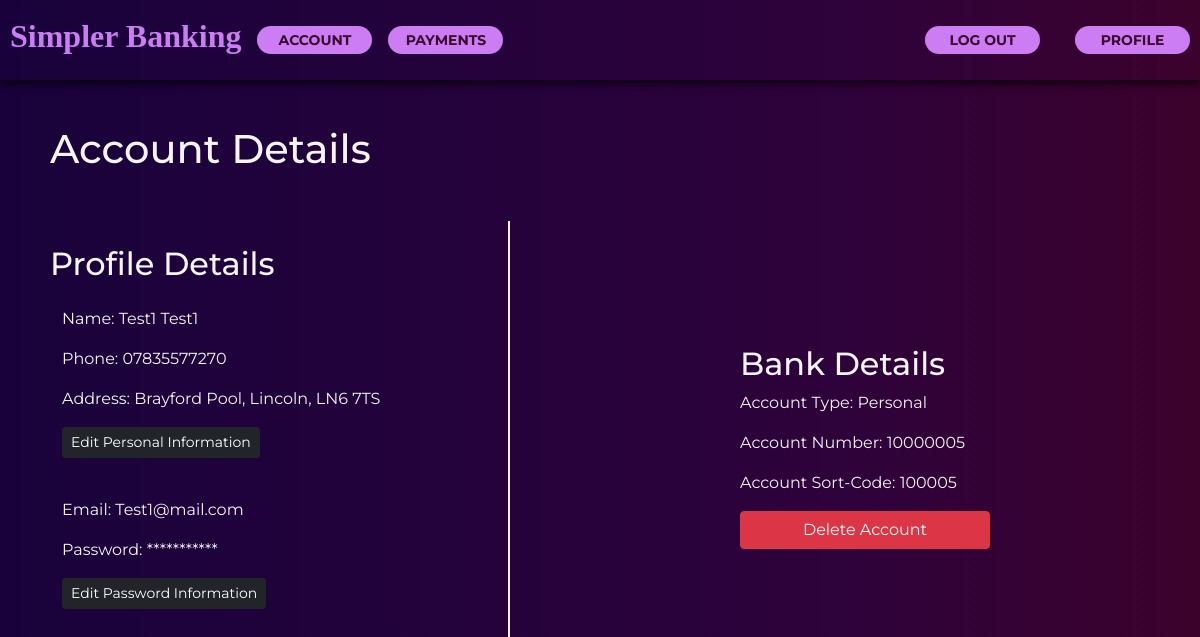
Screenshot of /transaction/details/ (signed in) with the database file from the repository.
### banking/models.py (models this page shows, shortened)
class User(AbstractUser):
    username = None
    email = models.EmailField(unique=True, max_length = 254)
    middle_name = models.CharField(max_length=100, null=True,)
    phone_number = models.CharField(max_length=15, blank=True, null=True)
    date_of_birth = models.DateField(null=True)
    city = models.CharField(max_length = 64, default="Lincoln")
    address = models.CharField(max_length=200, default="Brayford Pool")
    postcode = models.CharField(max_length=8, default="LN6 7TS")
    objects = UserManager()
    USERNAME_FIELD = 'email'
    REQUIRED_FIELDS = []

class BankAccount(models.Model):
    user = models.OneToOneField(
        User,
        related_name='account',
        on_delete=models.CASCADE,
    )
    account_type = models.CharField(max_length = 32, default="Personal")
    account_number = models.PositiveIntegerField(unique=True)
    account_sort_code = models.PositiveIntegerField(unique=True)
    balance = models.DecimalField(
        default=0,
        max_digits=12,
        decimal_places=2
    )

### transaction/views.py (the view)
# urls.py: path('details/', UserDetails, name="details" ),
@login_required
def UserDetails(request):
    return render(request,'details.html',{'user': request.user})

### transaction/templates/details.html (shortened to what this page needs)
{% extends 'base.html' %}
{% load static %}
{% block head %}
<link href="https://cdn.jsdelivr.net/npm/bootstrap@5.0.2/dist/css/bootstrap.min.css" rel="stylesheet">
<link rel="stylesheet" type="text/css" href="{% static 'home\styles.css' %}">
<link rel="stylesheet" type="text/css" href="{% static 'home\details-styles.css' %}">
{% endblock %}
{% block header%}
    <header>
        <div class="header-container">
            <div class="header-left">
                <h1>Simpler Banking</h1>
                <a  class="header-button" href="{% url 'banking:dashboard' %}" >Account</a>
                <a  class="header-button" href="{% url 'transaction:payments' %}" >Payments</a>
            </div>
            <div class="header-right">
                <a  class="header-button" href="{% url 'banking:logout' %}" >Log Out</a>
                <a  class="header-button" href="{% url 'transaction:details' %}" >Profile</a>
            </div>
        </div>
    </header>
    {% endblock %}
{% block main %}
<div class = "details-main">
    <h1 >Account Details</h1>
    <div class = "details-container">
        <div class="details-container-left pt-4">
            <h2>Profile Details</h2>
            <div class="container pt-3 pb-4">
                <div class="row pb-4">
                    <div class="pb-3">
                        <label for="name">Name:</label>
                        {{user.first_name}}
                        {{user.last_name}}
                    </div>
                    <div  class="pb-3">
                        <label for="phone">Phone:</label>
                        {{user.phone_number}}
                    </div>
                    <div  class="pb-3">
                        <label for="address">Address:</label>
                        {{user.address}}, {{user.city}}, {{user.postcode}}
                    </div>
                    <div  class="pb-3">
                        <a href="{% url 'transaction:change-details' %}" class="btn btn-sm btn-dark">Edit Personal Information</a>
                    </div>
                </div>
                <div class="row pb-4">
                    <div  class="pb-3">
                        <label for="email">Email:</label>
                        {{user.email}}
                    </div>
                    <div  class="pb-3">
                        <label for="password">Password:</label>
                        ***********
                    </div>
                    <div class="pb-3">
                        <a href="{% url 'transaction:change-password' %}" class="btn btn-sm btn-dark">Edit Password Information</a>
                    </div>
                </div>
            </div>
        </div>
        <div class="details-container-right">
            <h2>Bank Details</h2>
            <p style="text-transform: capitalize;">Account Type:    {{user.account.account_type}}
            <p>Account Number:    {{user.account.account_number}}</p>
            <p>Account Sort-Code:    {{user.account.account_sort_code}}</p>
            <a href="{% url 'transaction:delete-user' %}" class="btn btn-danger" style="width: 250px;">Delete Account</a>
        </div>
    </div>
</div>
{% endblock %}

### banking/static/home/styles.css (style rules this page uses)
body { color: whitesmoke; background: rgb(25,2,59); background: linear-gradient(90deg, rgba(25,2,59,1) 0%, rgba(46,2,59,1) 70%, rgba(59,2,44,1) 100%); font-family: "Montserrat", sans-serif; font-optical-sizing: auto; font-weight: 400; font-style: normal; }
header { color: #cc7df3; position: fixed; top: 0; left: 0; width: 100%; height: 80px; background: rgb(25,2,59); background: linear-gradient(90deg, rgba(25,2,59,1) 0%, rgba(46,2,59,1) 70%, rgba(59,2,44,1) 100%); box-shadow: 0 4px 8px rgb(0 0 0/70%); }
.header-button { background-color:#cc7df3; color: rgba(59,2,44,1); border-style: solid; border-color: rgb(245, 245, 245, 0); border-radius:25px; height: 35%; width: 115px; font-size: 14px; font-weight: bold; text-transform: uppercase; text-decoration: none; outline: none; align-content: center; text-align: center; }
.header-container { display: flex; justify-content: space-between; align-items: center; max-width: 1280px; height: 100%; margin: 0 auto; }
.header-container h1 { font-family: 'Garamond', serif; font-size: min(3.6vw, 32px); font-weight: 700; }
.header-left { display: flex; align-items: center; width: fit-content; height: 100%; padding-left: 10px; gap: 16px; }
.header-right { display: flex; align-items: center; width: fit-content; height: 100%; gap: 35px; padding-right: 10px; }

### banking/static/home/details-styles.css (style rules this page uses)
.details-main { max-width: 1280px; min-height: 85vh; height: 100%; margin: 0 auto; padding-top: 125px; padding-left: 50px; display: flex; flex-direction: column; align-items: left; }
.details-container { display: flex; justify-content: space-between; align-items: center; padding-top: 40px; }
.details-container-right { display: flex; flex-direction: column; align-items: left; height: 100%; width: 40%; }
.details-container-left { display: flex; flex-direction: column; align-items: left; height: 100%; width: 40%; border-right: solid 2px; border-color: whitesmoke; }

### rows the page displays
User: first_name "Test1", last_name "Test1", phone_number "07835577270", address "Brayford Pool", city "Lincoln", postcode "LN6 7TS", email "Test1@mail.com", account.account_type "Personal", account.account_number "10000005", account.account_sort_code "100005"
